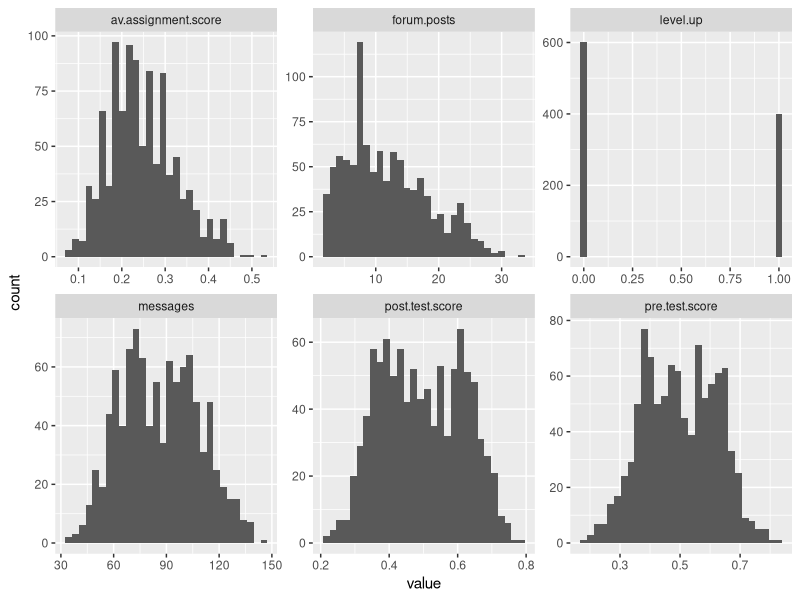
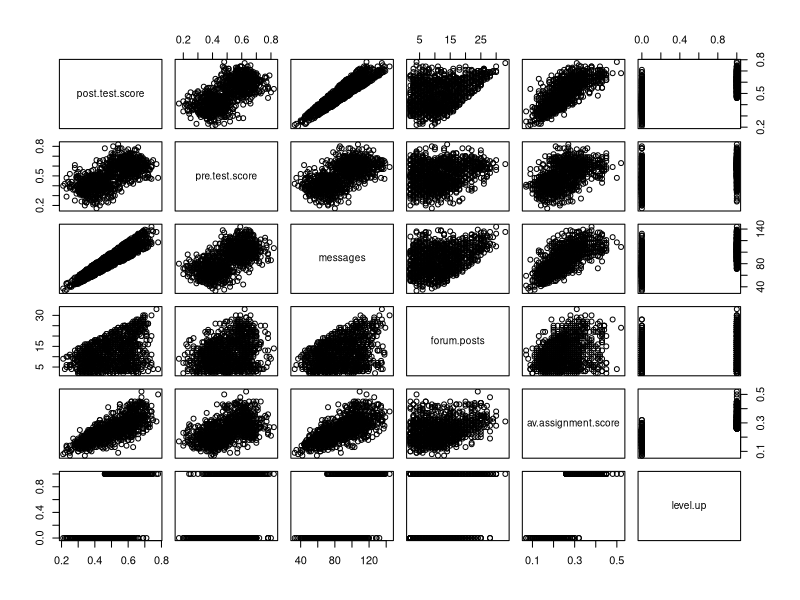
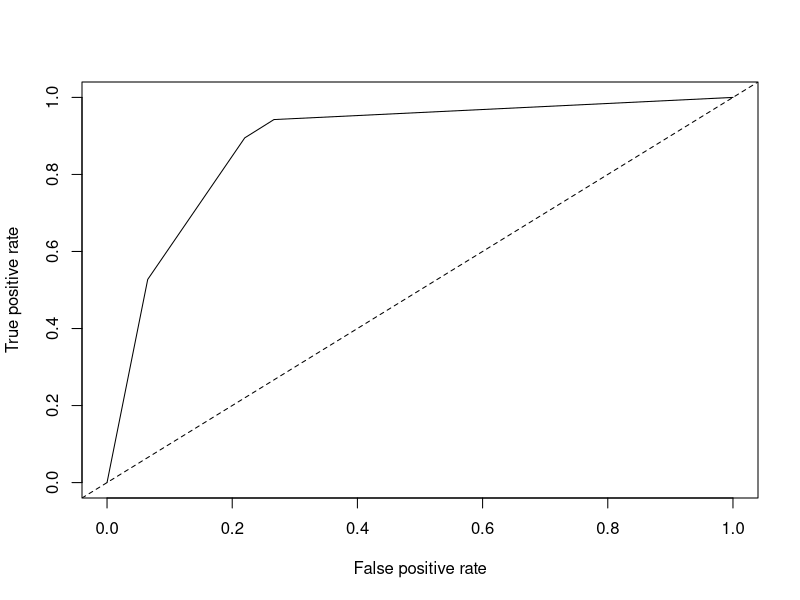
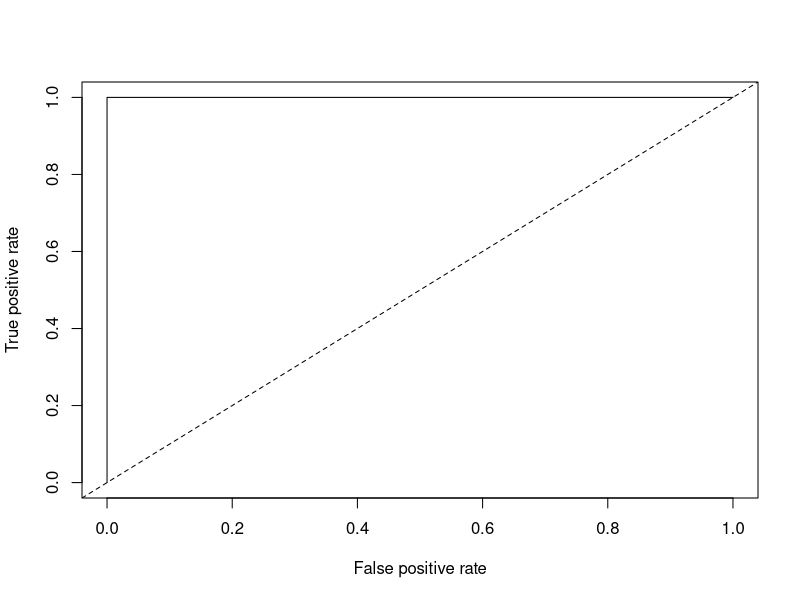

Source code (R) for these figures, in order:
## ---- chunk 1
D1 <- read.csv("online.data.csv")
## ---- chunk 2
#Start by creating histograms of the distributions for all variables (#HINT: look up "facet" in the ggplot documentation)
library(ggplot2)
library(tidyr)

D1$level.up <- ifelse(D1$level.up == "yes", 1, 0)
D1$id <- NULL
D2 <- gather(D1)
ggplot(D2, aes(value)) + 
    geom_histogram() + 
    facet_wrap(~key, scales = 'free')

#Then visualize the relationships between variables
pairs(D1)

#Try to capture an intution about the data and the relationships
## ---- chunk 3
#Create a classification tree that predicts whether a student "levels up" in the online course using three variables of your choice (As we did last time, set all controls to their minimums)
library(rpart)
c.tree <- rpart(level.up ~ pre.test.score + messages + forum.posts, method="class", data=D1, control = rpart.control(minsplit = 1, minbucket = 1, cp = 0.01)) # what are the mins?

#Plot and generate a CP table for your tree 
printcp(c.tree)
# rpart.plot(c.tree)
post(c.tree, file = "tree.ps", title = "Student Levels Up: 1 - Yes, 0 - No")

#Generate a probability value that represents the probability that a student levels up based your classification tree 

D1$pred <- predict(c.tree, type = "prob")[,2]#Last class we used type = "class" which predicted the classification for us, this time we are using type = "prob" to see the probability that our classififcation is based on.
## ---- chunk 4
# install.packages("ROCR")
library(ROCR)

#Plot the curve
pred.detail <- prediction(D1$pred, D1$level.up) 
plot(performance(pred.detail, "tpr", "fpr"))
abline(0, 1, lty = 2)

#Calculate the Area Under the Curve
unlist(slot(performance(pred.detail,"auc"), "y.values"))#Unlist liberates the AUC value from the "performance" object created by ROCR

#Now repeat this process, but using the variables you did not use for the previous model and compare the plots & results of your two models. Which one do you think was the better model? Why?
c.tree2 <- rpart(level.up ~ post.test.score + av.assignment.score, method="class", data=D1, control = rpart.control(minsplit = 1, minbucket = 1, cp = 0.01))

printcp(c.tree2)
post(c.tree2, file = "tree2.ps", title = "Student Levels Up: 1 - Yes, 0 - No")

D1$pred2 <- predict(c.tree2, type = "prob")[,2]

pred.detail2 <- prediction(D1$pred2, D1$level.up) 
plot(performance(pred.detail2, "tpr", "fpr"))
abline(0, 1, lty = 2)

unlist(slot(performance(pred.detail2,"auc"), "y.values"))
## ---- chunk 5
#Look at the ROC plot for your first model. Based on this plot choose a probability threshold that balances capturing the most correct predictions against false positives. Then generate a new variable in your data set that classifies each student according to your chosen threshold.

D1$threshold.pred1 <- ifelse(D1$pred >=0.8, 1, 0)

#Now generate three diagnostics:

D1$accuracy.model1 <- ifelse(D1$level.up == D1$threshold.pred1, 1, 0)
(accuracy.model1 <- mean(D1$accuracy.model1))

D1$truepositive.model1 <- ifelse(D1$level.up == 1 & D1$threshold.pred1 == 1, 1, 0)
D1$falsepositive.model1 <- ifelse(D1$level.up == 0 & D1$threshold.pred1 == 1, 1, 0)
D1$falsenegative.model1 <- ifelse(D1$level.up == 1 & D1$threshold.pred1 == 0, 1, 0)

(precision.model1 <- sum(D1$truepositive.model1)/(sum(D1$truepositive.model1) + sum(D1$falsepositive.model1)))

(recall.model1 <- sum(D1$truepositive.model1)/(sum(D1$truepositive.model1) + sum(D1$falsenegative.model1)))
  
#Finally, calculate Kappa for your model according to:

#First generate the table of comparisons
table1 <- table(D1$level.up, D1$threshold.pred1)

#Convert to matrix
matrix1 <- as.matrix(table1)

#Calculate kappa
kappa(matrix1, exact = TRUE)/kappa(matrix1)

#Now choose a different threshold value and repeat these diagnostics. What conclusions can you draw about your two thresholds?

D1$threshold.pred2 <- ifelse(D1$pred >=0.6, 1, 0)

D1$accuracy.model2 <- ifelse(D1$level.up == D1$threshold.pred2, 1, 0)
(accuracy.model2 <- mean(D1$accuracy.model2))

D1$truepositive.model2 <- ifelse(D1$level.up == 1 & D1$threshold.pred2 == 1, 1, 0)
D1$falsepositive.model2 <- ifelse(D1$level.up == 0 & D1$threshold.pred2 == 1, 1, 0)
D1$falsenegative.model2 <- ifelse(D1$level.up == 1 & D1$threshold.pred2 == 0, 1, 0)

(precision.model2 <- sum(D1$truepositive.model2)/(sum(D1$truepositive.model2) + sum(D1$falsepositive.model2)))

(recall.model2 <- sum(D1$truepositive.model2)/(sum(D1$truepositive.model2) + sum(D1$falsenegative.model2)))
  
table2 <- table(D1$level.up, D1$threshold.pred2)

matrix2 <- as.matrix(table2)

kappa(matrix2, exact = TRUE)/kappa(matrix2)
